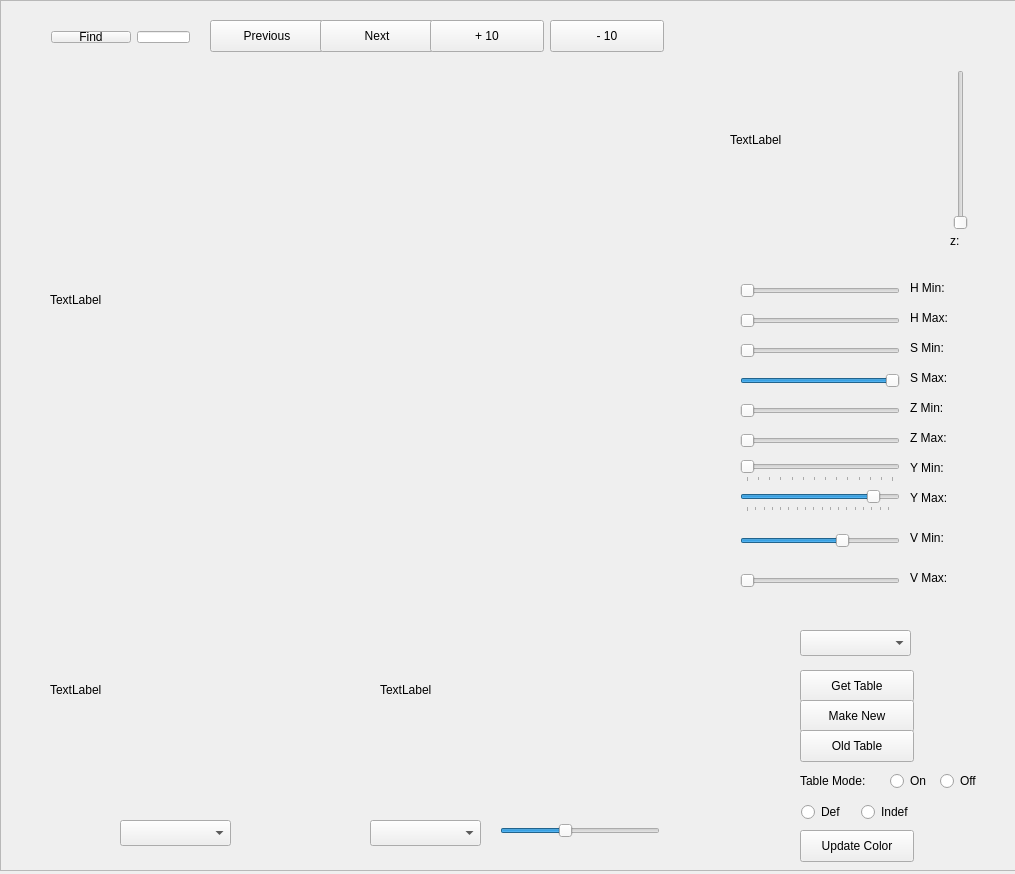
<?xml version="1.0" encoding="UTF-8"?>
<ui version="4.0">
 <class>ColorCreator</class>
 <widget class="QWidget" name="ColorCreator">
  <property name="geometry">
   <rect>
    <x>0</x>
    <y>0</y>
    <width>1015</width>
    <height>874</height>
   </rect>
  </property>
  <property name="mouseTracking">
   <bool>false</bool>
  </property>
  <property name="windowTitle">
   <string>ColorCreator</string>
  </property>
  <widget class="QPushButton" name="previousButton">
   <property name="geometry">
    <rect>
     <x>210</x>
     <y>20</y>
     <width>114</width>
     <height>32</height>
    </rect>
   </property>
   <property name="text">
    <string>Previous</string>
   </property>
  </widget>
  <widget class="QPushButton" name="nextButton">
   <property name="geometry">
    <rect>
     <x>320</x>
     <y>20</y>
     <width>114</width>
     <height>32</height>
    </rect>
   </property>
   <property name="text">
    <string>Next</string>
   </property>
  </widget>
  <widget class="QLabel" name="colorWheel">
   <property name="geometry">
    <rect>
     <x>730</x>
     <y>40</y>
     <width>200</width>
     <height>200</height>
    </rect>
   </property>
   <property name="text">
    <string>TextLabel</string>
   </property>
  </widget>
  <widget class="QSlider" name="hMin">
   <property name="geometry">
    <rect>
     <x>740</x>
     <y>280</y>
     <width>160</width>
     <height>22</height>
    </rect>
   </property>
   <property name="maximum">
    <number>100</number>
   </property>
   <property name="orientation">
    <enum>Qt::Horizontal</enum>
   </property>
  </widget>
  <widget class="QSlider" name="hMax">
   <property name="geometry">
    <rect>
     <x>740</x>
     <y>310</y>
     <width>160</width>
     <height>22</height>
    </rect>
   </property>
   <property name="maximum">
    <number>100</number>
   </property>
   <property name="orientation">
    <enum>Qt::Horizontal</enum>
   </property>
  </widget>
  <widget class="QSlider" name="sMin">
   <property name="geometry">
    <rect>
     <x>740</x>
     <y>340</y>
     <width>160</width>
     <height>22</height>
    </rect>
   </property>
   <property name="maximum">
    <number>100</number>
   </property>
   <property name="orientation">
    <enum>Qt::Horizontal</enum>
   </property>
  </widget>
  <widget class="QSlider" name="sMax">
   <property name="geometry">
    <rect>
     <x>740</x>
     <y>370</y>
     <width>160</width>
     <height>22</height>
    </rect>
   </property>
   <property name="maximum">
    <number>100</number>
   </property>
   <property name="value">
    <number>100</number>
   </property>
   <property name="orientation">
    <enum>Qt::Horizontal</enum>
   </property>
  </widget>
  <widget class="QSlider" name="yMin">
   <property name="geometry">
    <rect>
     <x>740</x>
     <y>460</y>
     <width>160</width>
     <height>22</height>
    </rect>
   </property>
   <property name="minimum">
    <number>20</number>
   </property>
   <property name="maximum">
    <number>150</number>
   </property>
   <property name="singleStep">
    <number>2</number>
   </property>
   <property name="orientation">
    <enum>Qt::Horizontal</enum>
   </property>
   <property name="tickPosition">
    <enum>QSlider::TicksBelow</enum>
   </property>
   <property name="tickInterval">
    <number>10</number>
   </property>
  </widget>
  <widget class="QSlider" name="yMax">
   <property name="geometry">
    <rect>
     <x>740</x>
     <y>490</y>
     <width>160</width>
     <height>22</height>
    </rect>
   </property>
   <property name="minimum">
    <number>80</number>
   </property>
   <property name="maximum">
    <number>255</number>
   </property>
   <property name="singleStep">
    <number>3</number>
   </property>
   <property name="value">
    <number>232</number>
   </property>
   <property name="orientation">
    <enum>Qt::Horizontal</enum>
   </property>
   <property name="tickPosition">
    <enum>QSlider::TicksBelow</enum>
   </property>
   <property name="tickInterval">
    <number>10</number>
   </property>
  </widget>
  <widget class="QSlider" name="zSlice">
   <property name="geometry">
    <rect>
     <x>950</x>
     <y>70</y>
     <width>22</width>
     <height>160</height>
    </rect>
   </property>
   <property name="orientation">
    <enum>Qt::Vertical</enum>
   </property>
  </widget>
  <widget class="QComboBox" name="colorSelect">
   <property name="geometry">
    <rect>
     <x>800</x>
     <y>630</y>
     <width>111</width>
     <height>26</height>
    </rect>
   </property>
  </widget>
  <widget class="QLabel" name="thresh">
   <property name="geometry">
    <rect>
     <x>50</x>
     <y>60</y>
     <width>640</width>
     <height>480</height>
    </rect>
   </property>
   <property name="text">
    <string>TextLabel</string>
   </property>
  </widget>
  <widget class="QComboBox" name="viewChoice">
   <property name="geometry">
    <rect>
     <x>120</x>
     <y>820</y>
     <width>111</width>
     <height>26</height>
    </rect>
   </property>
  </widget>
  <widget class="QLabel" name="label_2">
   <property name="geometry">
    <rect>
     <x>910</x>
     <y>280</y>
     <width>62</width>
     <height>16</height>
    </rect>
   </property>
   <property name="text">
    <string>H Min:</string>
   </property>
  </widget>
  <widget class="QLabel" name="label_3">
   <property name="geometry">
    <rect>
     <x>910</x>
     <y>310</y>
     <width>62</width>
     <height>16</height>
    </rect>
   </property>
   <property name="text">
    <string>H Max:</string>
   </property>
  </widget>
  <widget class="QLabel" name="label_4">
   <property name="geometry">
    <rect>
     <x>910</x>
     <y>340</y>
     <width>62</width>
     <height>16</height>
    </rect>
   </property>
   <property name="text">
    <string>S Min:</string>
   </property>
  </widget>
  <widget class="QLabel" name="label_5">
   <property name="geometry">
    <rect>
     <x>910</x>
     <y>370</y>
     <width>62</width>
     <height>16</height>
    </rect>
   </property>
   <property name="text">
    <string>S Max:</string>
   </property>
  </widget>
  <widget class="QLabel" name="label_6">
   <property name="geometry">
    <rect>
     <x>910</x>
     <y>460</y>
     <width>62</width>
     <height>16</height>
    </rect>
   </property>
   <property name="text">
    <string>Y Min:</string>
   </property>
  </widget>
  <widget class="QLabel" name="label_7">
   <property name="geometry">
    <rect>
     <x>910</x>
     <y>490</y>
     <width>62</width>
     <height>16</height>
    </rect>
   </property>
   <property name="text">
    <string>Y Max:</string>
   </property>
  </widget>
  <widget class="QLabel" name="label_8">
   <property name="geometry">
    <rect>
     <x>950</x>
     <y>230</y>
     <width>16</width>
     <height>21</height>
    </rect>
   </property>
   <property name="layoutDirection">
    <enum>Qt::LeftToRight</enum>
   </property>
   <property name="text">
    <string>z:</string>
   </property>
  </widget>
  <widget class="QSlider" name="zMin">
   <property name="geometry">
    <rect>
     <x>740</x>
     <y>400</y>
     <width>160</width>
     <height>22</height>
    </rect>
   </property>
   <property name="orientation">
    <enum>Qt::Horizontal</enum>
   </property>
  </widget>
  <widget class="QSlider" name="zMax">
   <property name="geometry">
    <rect>
     <x>740</x>
     <y>430</y>
     <width>160</width>
     <height>22</height>
    </rect>
   </property>
   <property name="orientation">
    <enum>Qt::Horizontal</enum>
   </property>
  </widget>
  <widget class="QLabel" name="label_9">
   <property name="geometry">
    <rect>
     <x>910</x>
     <y>400</y>
     <width>62</width>
     <height>16</height>
    </rect>
   </property>
   <property name="text">
    <string>Z Min:</string>
   </property>
  </widget>
  <widget class="QLabel" name="label_10">
   <property name="geometry">
    <rect>
     <x>910</x>
     <y>430</y>
     <width>62</width>
     <height>16</height>
    </rect>
   </property>
   <property name="text">
    <string>Z Max:</string>
   </property>
  </widget>
  <widget class="QPushButton" name="getColorTable">
   <property name="geometry">
    <rect>
     <x>800</x>
     <y>670</y>
     <width>114</width>
     <height>32</height>
    </rect>
   </property>
   <property name="text">
    <string>Get Table</string>
   </property>
  </widget>
  <widget class="QWidget" name="layoutWidget">
   <property name="geometry">
    <rect>
     <x>40</x>
     <y>20</y>
     <width>161</width>
     <height>34</height>
    </rect>
   </property>
   <layout class="QHBoxLayout" name="horizontalLayout">
    <item>
     <widget class="QPushButton" name="pushButton">
      <property name="text">
       <string>Find</string>
      </property>
     </widget>
    </item>
    <item>
     <widget class="QLineEdit" name="lineEdit"/>
    </item>
   </layout>
  </widget>
  <widget class="QPushButton" name="writeNew">
   <property name="geometry">
    <rect>
     <x>800</x>
     <y>700</y>
     <width>114</width>
     <height>32</height>
    </rect>
   </property>
   <property name="text">
    <string>Make New</string>
   </property>
  </widget>
  <widget class="QPushButton" name="plusTen">
   <property name="geometry">
    <rect>
     <x>430</x>
     <y>20</y>
     <width>114</width>
     <height>32</height>
    </rect>
   </property>
   <property name="text">
    <string>+ 10</string>
   </property>
  </widget>
  <widget class="QPushButton" name="minusTen">
   <property name="geometry">
    <rect>
     <x>550</x>
     <y>20</y>
     <width>114</width>
     <height>32</height>
    </rect>
   </property>
   <property name="text">
    <string>- 10</string>
   </property>
  </widget>
  <widget class="QLabel" name="view2">
   <property name="geometry">
    <rect>
     <x>50</x>
     <y>570</y>
     <width>320</width>
     <height>240</height>
    </rect>
   </property>
   <property name="text">
    <string>TextLabel</string>
   </property>
  </widget>
  <widget class="QLabel" name="view3">
   <property name="geometry">
    <rect>
     <x>380</x>
     <y>570</y>
     <width>320</width>
     <height>240</height>
    </rect>
   </property>
   <property name="text">
    <string>TextLabel</string>
   </property>
  </widget>
  <widget class="QComboBox" name="channel">
   <property name="geometry">
    <rect>
     <x>370</x>
     <y>820</y>
     <width>111</width>
     <height>26</height>
    </rect>
   </property>
  </widget>
  <widget class="QPushButton" name="getOldTable">
   <property name="geometry">
    <rect>
     <x>800</x>
     <y>730</y>
     <width>114</width>
     <height>32</height>
    </rect>
   </property>
   <property name="text">
    <string>Old Table</string>
   </property>
  </widget>
  <widget class="QSlider" name="edgeDiff">
   <property name="geometry">
    <rect>
     <x>500</x>
     <y>820</y>
     <width>160</width>
     <height>22</height>
    </rect>
   </property>
   <property name="maximum">
    <number>30</number>
   </property>
   <property name="sliderPosition">
    <number>12</number>
   </property>
   <property name="orientation">
    <enum>Qt::Horizontal</enum>
   </property>
  </widget>
  <widget class="QSlider" name="vMin">
   <property name="geometry">
    <rect>
     <x>740</x>
     <y>530</y>
     <width>160</width>
     <height>22</height>
    </rect>
   </property>
   <property name="minimum">
    <number>4</number>
   </property>
   <property name="maximum">
    <number>150</number>
   </property>
   <property name="singleStep">
    <number>2</number>
   </property>
   <property name="sliderPosition">
    <number>100</number>
   </property>
   <property name="orientation">
    <enum>Qt::Horizontal</enum>
   </property>
  </widget>
  <widget class="QSlider" name="vMax">
   <property name="geometry">
    <rect>
     <x>740</x>
     <y>570</y>
     <width>160</width>
     <height>22</height>
    </rect>
   </property>
   <property name="minimum">
    <number>80</number>
   </property>
   <property name="maximum">
    <number>255</number>
   </property>
   <property name="singleStep">
    <number>3</number>
   </property>
   <property name="pageStep">
    <number>255</number>
   </property>
   <property name="value">
    <number>80</number>
   </property>
   <property name="sliderPosition">
    <number>80</number>
   </property>
   <property name="orientation">
    <enum>Qt::Horizontal</enum>
   </property>
  </widget>
  <widget class="QLabel" name="label_11">
   <property name="geometry">
    <rect>
     <x>910</x>
     <y>530</y>
     <width>61</width>
     <height>16</height>
    </rect>
   </property>
   <property name="text">
    <string>V Min:</string>
   </property>
  </widget>
  <widget class="QLabel" name="label_12">
   <property name="geometry">
    <rect>
     <x>910</x>
     <y>570</y>
     <width>62</width>
     <height>16</height>
    </rect>
   </property>
   <property name="text">
    <string>V Max:</string>
   </property>
  </widget>
  <widget class="QPushButton" name="changeColor">
   <property name="geometry">
    <rect>
     <x>800</x>
     <y>830</y>
     <width>114</width>
     <height>32</height>
    </rect>
   </property>
   <property name="text">
    <string>Update Color</string>
   </property>
  </widget>
  <widget class="QLabel" name="vMaxLabel">
   <property name="geometry">
    <rect>
     <x>960</x>
     <y>570</y>
     <width>50</width>
     <height>20</height>
    </rect>
   </property>
   <property name="text">
    <string/>
   </property>
  </widget>
  <widget class="QLabel" name="vMinLabel">
   <property name="geometry">
    <rect>
     <x>950</x>
     <y>530</y>
     <width>50</width>
     <height>20</height>
    </rect>
   </property>
   <property name="text">
    <string/>
   </property>
  </widget>
  <widget class="QLabel" name="yMaxLabel">
   <property name="geometry">
    <rect>
     <x>960</x>
     <y>490</y>
     <width>50</width>
     <height>20</height>
    </rect>
   </property>
   <property name="text">
    <string/>
   </property>
  </widget>
  <widget class="QLabel" name="yMinLabel">
   <property name="geometry">
    <rect>
     <x>950</x>
     <y>460</y>
     <width>50</width>
     <height>20</height>
    </rect>
   </property>
   <property name="text">
    <string/>
   </property>
  </widget>
  <widget class="QLabel" name="zMaxLabel">
   <property name="geometry">
    <rect>
     <x>960</x>
     <y>430</y>
     <width>50</width>
     <height>20</height>
    </rect>
   </property>
   <property name="text">
    <string/>
   </property>
  </widget>
  <widget class="QLabel" name="zMinLabel">
   <property name="geometry">
    <rect>
     <x>950</x>
     <y>400</y>
     <width>50</width>
     <height>20</height>
    </rect>
   </property>
   <property name="text">
    <string/>
   </property>
  </widget>
  <widget class="QLabel" name="sMaxLabel">
   <property name="geometry">
    <rect>
     <x>960</x>
     <y>370</y>
     <width>50</width>
     <height>20</height>
    </rect>
   </property>
   <property name="text">
    <string/>
   </property>
  </widget>
  <widget class="QLabel" name="sMinLabel">
   <property name="geometry">
    <rect>
     <x>950</x>
     <y>340</y>
     <width>50</width>
     <height>20</height>
    </rect>
   </property>
   <property name="text">
    <string/>
   </property>
  </widget>
  <widget class="QLabel" name="hMaxLabel">
   <property name="geometry">
    <rect>
     <x>960</x>
     <y>310</y>
     <width>51</width>
     <height>17</height>
    </rect>
   </property>
   <property name="text">
    <string/>
   </property>
  </widget>
  <widget class="QLabel" name="hMinLabel">
   <property name="geometry">
    <rect>
     <x>960</x>
     <y>280</y>
     <width>51</width>
     <height>17</height>
    </rect>
   </property>
   <property name="text">
    <string/>
   </property>
  </widget>
  <widget class="QLabel" name="zLabel">
   <property name="geometry">
    <rect>
     <x>960</x>
     <y>230</y>
     <width>41</width>
     <height>20</height>
    </rect>
   </property>
   <property name="text">
    <string/>
   </property>
  </widget>
  <widget class="QLabel" name="label">
   <property name="geometry">
    <rect>
     <x>800</x>
     <y>770</y>
     <width>81</width>
     <height>21</height>
    </rect>
   </property>
   <property name="text">
    <string>Table Mode:</string>
   </property>
  </widget>
  <widget class="QRadioButton" name="tableModeOn">
   <property name="geometry">
    <rect>
     <x>890</x>
     <y>770</y>
     <width>51</width>
     <height>22</height>
    </rect>
   </property>
   <property name="text">
    <string>On</string>
   </property>
  </widget>
  <widget class="QRadioButton" name="tableModeOff">
   <property name="geometry">
    <rect>
     <x>940</x>
     <y>770</y>
     <width>51</width>
     <height>22</height>
    </rect>
   </property>
   <property name="text">
    <string>Off</string>
   </property>
  </widget>
  <widget class="QScrollArea" name="scrollbar">
   <property name="geometry">
    <rect>
     <x>0</x>
     <y>0</y>
     <width>1021</width>
     <height>871</height>
    </rect>
   </property>
   <property name="widgetResizable">
    <bool>true</bool>
   </property>
   <widget class="QWidget" name="scrollAreaWidgetContents">
    <property name="geometry">
     <rect>
      <x>0</x>
      <y>0</y>
      <width>1019</width>
      <height>869</height>
     </rect>
    </property>
    <widget class="QRadioButton" name="defineMode">
     <property name="geometry">
      <rect>
       <x>800</x>
       <y>800</y>
       <width>61</width>
       <height>22</height>
      </rect>
     </property>
     <property name="text">
      <string>Def</string>
     </property>
    </widget>
    <widget class="QRadioButton" name="undefMode">
     <property name="geometry">
      <rect>
       <x>860</x>
       <y>800</y>
       <width>71</width>
       <height>22</height>
      </rect>
     </property>
     <property name="text">
      <string>Indef</string>
     </property>
    </widget>
   </widget>
  </widget>
  <zorder>scrollbar</zorder>
  <zorder>previousButton</zorder>
  <zorder>nextButton</zorder>
  <zorder>colorWheel</zorder>
  <zorder>hMin</zorder>
  <zorder>hMax</zorder>
  <zorder>sMin</zorder>
  <zorder>sMax</zorder>
  <zorder>yMin</zorder>
  <zorder>yMax</zorder>
  <zorder>zSlice</zorder>
  <zorder>colorSelect</zorder>
  <zorder>thresh</zorder>
  <zorder>viewChoice</zorder>
  <zorder>label_2</zorder>
  <zorder>label_3</zorder>
  <zorder>label_4</zorder>
  <zorder>label_5</zorder>
  <zorder>label_6</zorder>
  <zorder>label_7</zorder>
  <zorder>label_8</zorder>
  <zorder>zMin</zorder>
  <zorder>zMax</zorder>
  <zorder>label_9</zorder>
  <zorder>label_10</zorder>
  <zorder>getColorTable</zorder>
  <zorder>layoutWidget</zorder>
  <zorder>writeNew</zorder>
  <zorder>plusTen</zorder>
  <zorder>minusTen</zorder>
  <zorder>view2</zorder>
  <zorder>view3</zorder>
  <zorder>channel</zorder>
  <zorder>getOldTable</zorder>
  <zorder>edgeDiff</zorder>
  <zorder>vMin</zorder>
  <zorder>vMax</zorder>
  <zorder>label_11</zorder>
  <zorder>label_12</zorder>
  <zorder>changeColor</zorder>
  <zorder>vMaxLabel</zorder>
  <zorder>vMinLabel</zorder>
  <zorder>yMaxLabel</zorder>
  <zorder>yMinLabel</zorder>
  <zorder>zMaxLabel</zorder>
  <zorder>zMinLabel</zorder>
  <zorder>sMaxLabel</zorder>
  <zorder>sMinLabel</zorder>
  <zorder>hMaxLabel</zorder>
  <zorder>hMinLabel</zorder>
  <zorder>zLabel</zorder>
  <zorder>label</zorder>
  <zorder>tableModeOn</zorder>
  <zorder>tableModeOff</zorder>
 </widget>
 <layoutdefault spacing="6" margin="11"/>
 <resources/>
 <connections>
  <connection>
   <sender>vMax</sender>
   <signal>valueChanged(int)</signal>
   <receiver>vMaxLabel</receiver>
   <slot>show()</slot>
   <hints>
    <hint type="sourcelabel">
     <x>839</x>
     <y>580</y>
    </hint>
    <hint type="destinationlabel">
     <x>843</x>
     <y>598</y>
    </hint>
   </hints>
  </connection>
  <connection>
   <sender>vMin</sender>
   <signal>valueChanged(int)</signal>
   <receiver>vMinLabel</receiver>
   <slot>show()</slot>
   <hints>
    <hint type="sourcelabel">
     <x>839</x>
     <y>540</y>
    </hint>
    <hint type="destinationlabel">
     <x>853</x>
     <y>558</y>
    </hint>
   </hints>
  </connection>
  <connection>
   <sender>yMax</sender>
   <signal>valueChanged(int)</signal>
   <receiver>yMaxLabel</receiver>
   <slot>show()</slot>
   <hints>
    <hint type="sourcelabel">
     <x>839</x>
     <y>500</y>
    </hint>
    <hint type="destinationlabel">
     <x>843</x>
     <y>518</y>
    </hint>
   </hints>
  </connection>
  <connection>
   <sender>yMin</sender>
   <signal>valueChanged(int)</signal>
   <receiver>yMinLabel</receiver>
   <slot>show()</slot>
   <hints>
    <hint type="sourcelabel">
     <x>839</x>
     <y>470</y>
    </hint>
    <hint type="destinationlabel">
     <x>853</x>
     <y>488</y>
    </hint>
   </hints>
  </connection>
  <connection>
   <sender>zMax</sender>
   <signal>valueChanged(int)</signal>
   <receiver>zMaxLabel</receiver>
   <slot>show()</slot>
   <hints>
    <hint type="sourcelabel">
     <x>839</x>
     <y>440</y>
    </hint>
    <hint type="destinationlabel">
     <x>853</x>
     <y>458</y>
    </hint>
   </hints>
  </connection>
  <connection>
   <sender>zMin</sender>
   <signal>valueChanged(int)</signal>
   <receiver>zMinLabel</receiver>
   <slot>show()</slot>
   <hints>
    <hint type="sourcelabel">
     <x>839</x>
     <y>410</y>
    </hint>
    <hint type="destinationlabel">
     <x>843</x>
     <y>428</y>
    </hint>
   </hints>
  </connection>
  <connection>
   <sender>sMax</sender>
   <signal>valueChanged(int)</signal>
   <receiver>sMaxLabel</receiver>
   <slot>show()</slot>
   <hints>
    <hint type="sourcelabel">
     <x>839</x>
     <y>380</y>
    </hint>
    <hint type="destinationlabel">
     <x>843</x>
     <y>398</y>
    </hint>
   </hints>
  </connection>
  <connection>
   <sender>sMin</sender>
   <signal>valueChanged(int)</signal>
   <receiver>sMinLabel</receiver>
   <slot>show()</slot>
   <hints>
    <hint type="sourcelabel">
     <x>839</x>
     <y>350</y>
    </hint>
    <hint type="destinationlabel">
     <x>843</x>
     <y>368</y>
    </hint>
   </hints>
  </connection>
  <connection>
   <sender>hMax</sender>
   <signal>valueChanged(int)</signal>
   <receiver>hMaxLabel</receiver>
   <slot>show()</slot>
   <hints>
    <hint type="sourcelabel">
     <x>839</x>
     <y>320</y>
    </hint>
    <hint type="destinationlabel">
     <x>853</x>
     <y>338</y>
    </hint>
   </hints>
  </connection>
  <connection>
   <sender>hMin</sender>
   <signal>valueChanged(int)</signal>
   <receiver>hMinLabel</receiver>
   <slot>show()</slot>
   <hints>
    <hint type="sourcelabel">
     <x>839</x>
     <y>290</y>
    </hint>
    <hint type="destinationlabel">
     <x>853</x>
     <y>308</y>
    </hint>
   </hints>
  </connection>
  <connection>
   <sender>zSlice</sender>
   <signal>valueChanged(int)</signal>
   <receiver>zLabel</receiver>
   <slot>show()</slot>
   <hints>
    <hint type="sourcelabel">
     <x>960</x>
     <y>149</y>
    </hint>
    <hint type="destinationlabel">
     <x>970</x>
     <y>239</y>
    </hint>
   </hints>
  </connection>
 </connections>
</ui>
